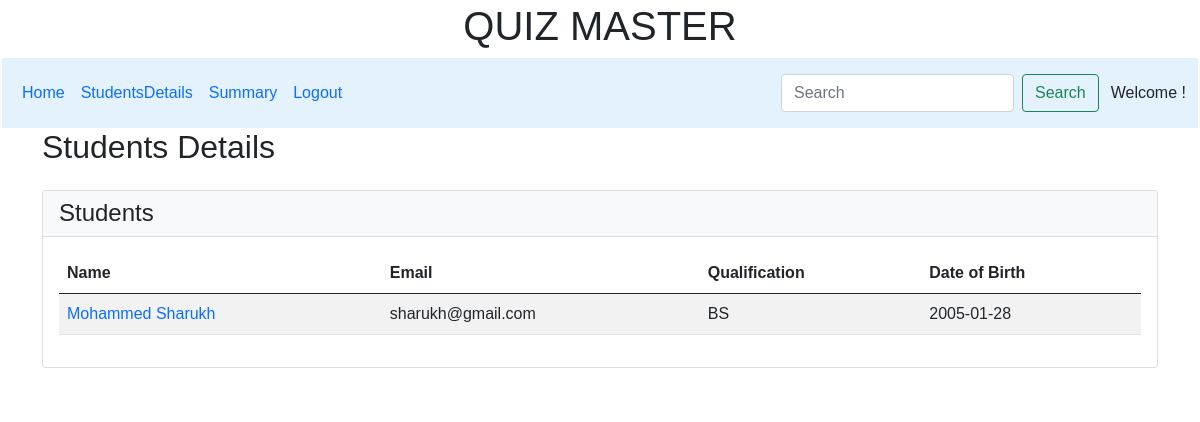
Page /students_details on the earlier database version.
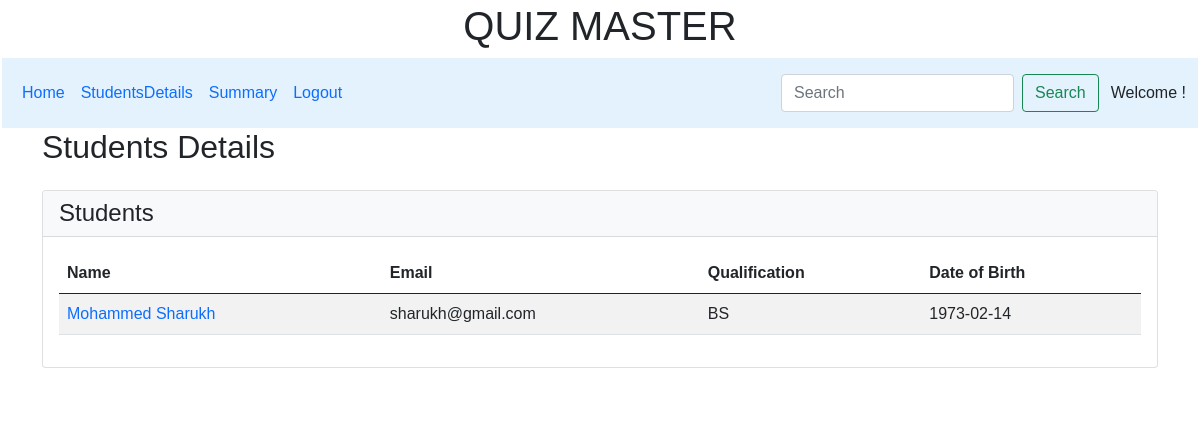
Same page on the later database version.
### controllers/model.py (models this page shows)
class User_Info(db.Model):
    __tablename__ = 'user_info'
    id = db.Column(db.Integer, primary_key=True)
    email = db.Column(db.String(120), unique=True, nullable=False)
    password = db.Column(db.String, nullable=False)
    role = db.Column(db.Integer, default=1)
    fullname = db.Column(db.String(120), nullable=False)
    qualification = db.Column(db.String, nullable=False)
    dob = db.Column(db.Date, nullable=False)
    quiz = db.relationship('QuizResult',cascade='all, delete', backref=db.backref('User_info_ref', lazy='select'), lazy=True)

### controllers/controller.py (the view)
@app.route("/students_details")
def students_details():
    students = User_Info.query.filter(User_Info.role != 0).all()
    admin_name = session.get("user_name")
    admin_info = User_Info.query.get(admin_name)
    return render_template("students_details.html", students=students, user_info=admin_info)

### templates/students_details.html (shortened to what this page needs)
{% extends "admin_layout.html" %}
{% block content %}
<div class="container">
    <h2 class="mb-4">Students Details</h2>
    <div class="card mb-4">
        <div class="card-header bg-light">
            <h4 class="mb-0">Students</h4>
        </div>
        <div class="card-body">
            {% if students %}
                <table class="table table-striped">
                    <thead>
                        <tr>
                            <th>Name</th>
                            <th>Email</th>
                            <th>Qualification</th>
                            <th>Date of Birth</th>
                        </tr>
                    </thead>
                    <tbody>
                        {% for student in students %}
                            <tr>
                                <td>
                                    <a href="{{ url_for('user_performance', user_id=student.id) }}" class="text-decoration-none">
                                        {{ student.fullname }}
                                    </a>
                                </td>
                                <td>{{ student.email }}</td>
                                <td>{{ student.qualification }}</td>
                                <td>{{ student.dob }}</td>
                            </tr>
                        {% endfor %}
                    </tbody>
                </table>
            {% else %}
                <p class="text-center text-muted">No students found.</p>
            {% endif %}
        </div>
    </div>
</div>
{% endblock %}

### templates/admin_layout.html (shortened to what this page needs)
<!DOCTYPE html>
<html>
    <head>
    <link rel="stylesheet" href="/static/style.css">
    <link href="https://cdn.jsdelivr.net/npm/bootstrap@5.0.2/dist/css/bootstrap.min.css" rel="stylesheet">
    <link href='https://unpkg.com/boxicons@2.1.4/css/boxicons.min.css' rel='stylesheet'>
    </head>
    <body>
    <div class="my_container">
        <div class="center"><h1>QUIZ MASTER</h1></div>
        <div class="my_panel">
            <nav class="navbar navbar-expand-lg bg-body-tertiary" style="background-color: #e3f2fd;">
            <div class="container-fluid">
            <div class="collapse navbar-collapse" id="navbarText">
                <ul class="navbar-nav me-auto mb-2 mb-lg-0">
                <li class="nav-item">
                    <a class="nav-link active" aria-current="page" href="{{ url_for('admin_dashboard', Name=user_info.fullname if user_info else 'Admin') }}">Home</a>
                </li>
                <li class="nav-item">
                    <a class="nav-link" href="{{ url_for('students_details') }}">StudentsDetails</a>
                </li>
                <li class="nav-item">
                    <a class="nav-link" href="{{ url_for('overall_performance') }}">Summary</a>
                </li>
                <li class="nav-item">
                    <a class="nav-link" href="{{ url_for('logout') }}">Logout</a>
                </li>
                </ul>
                <nav class="navbar bg-body-tertiary">
                    <div class="container-fluid">
                    <form class="d-flex" role="search" action="{{ url_for('search') }}" method="GET">
                        <input class="form-control me-2" type="search" placeholder="Search" aria-label="Search" name="query" >
                        <button class="btn btn-outline-success" type="submit">Search</button>
                    </form>
                    </div>
                </nav>
                <span class="navbar-text">
                Welcome {{ Name }}!
                </span>
            </div>
            </div>
        </nav>
        {%block content%}
        {%endblock%}
        </div>
        </div>
    </body>
</html>

### static/style.css (style rules this page uses)
* { margin: 0px; padding: 0px; box-sizing: border-box; font-family: Arial, Helvetica, sans-serif; }
.my_container { border: 2px solid white }
.center { text-align: center; margin: auto; }

Differences in the rows shown:
changed User_Info "Mohammed Sharukh": dob "2005-01-28" → "1973-02-14"
